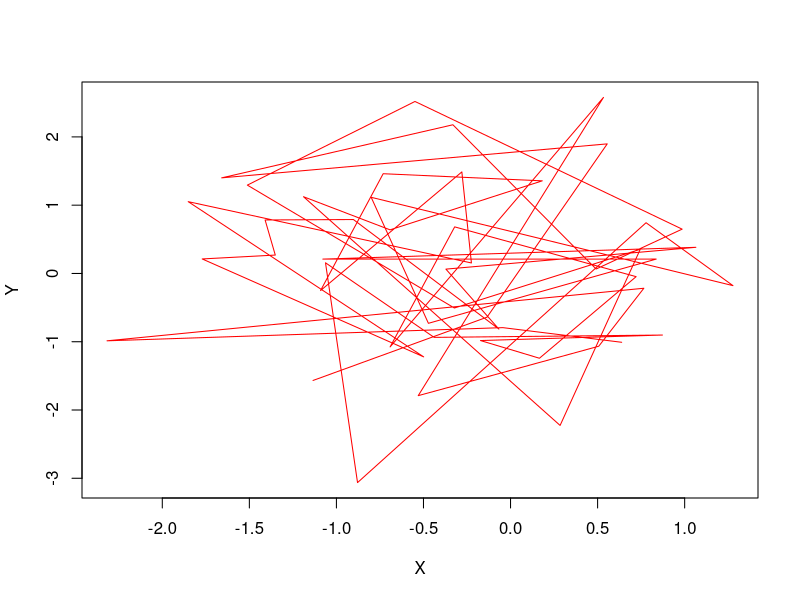

This figure's R source:
## ---- chunk 1
knitr::opts_chunk$set(echo = TRUE)
## ---- chunk 2
matr<-matrix(rnorm(2500),nrow =  50,ncol = 50)
matr
## ---- chunk 3
plot(matr[,which.min(apply(matr,2,mean))],
     matr[,which.max(apply(matr,2,sd))],col="red",type="l",xlab = "X", ylab = "Y")
## ---- chunk 4
x<-1
y<-1
(x+y)%%2==0
## ---- chunk 5
x1<-1
y1<-1
x2<-3
y2<-2
(x1==x2)||(y1==y2)||((x1-x2)==(y1-y2))
